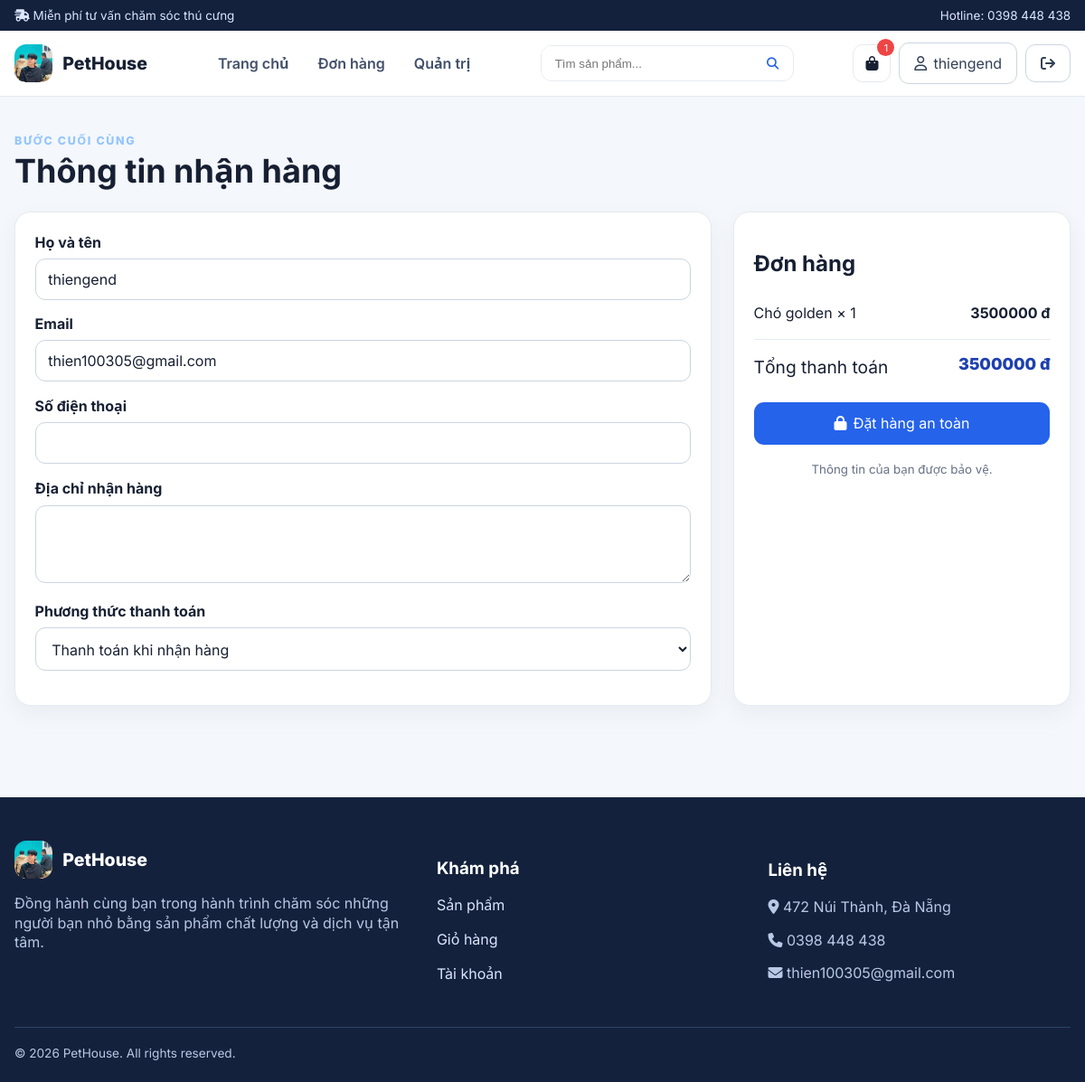
Page /checkout/cart/ (signed in) on the earlier database version.
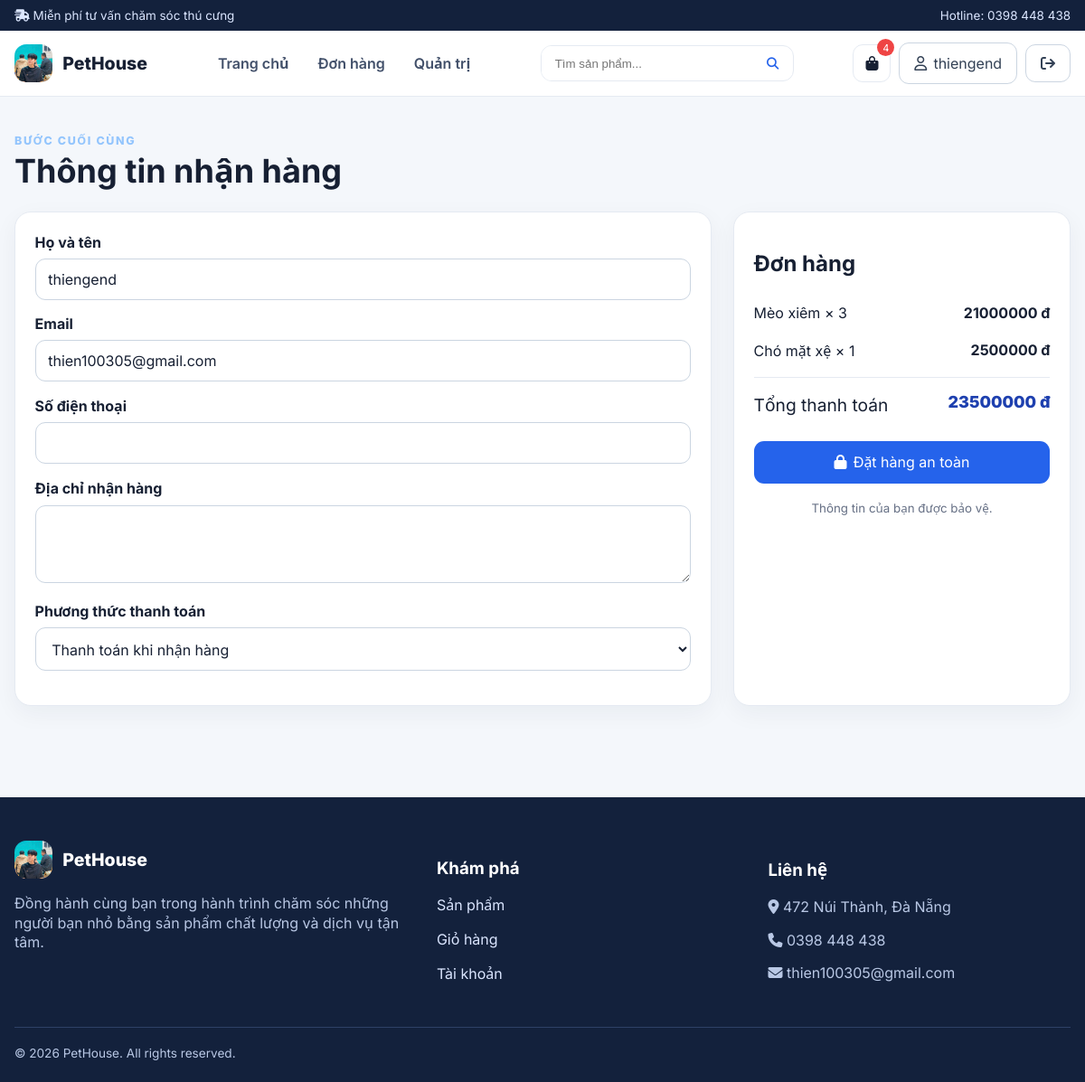
Same page on the later database version.
### accounts/models.py (models this page shows, shortened)
class CartItem(models.Model):
    cart = models.ForeignKey(Cart, on_delete=models.CASCADE, related_name="items")
    product = models.ForeignKey(Product, on_delete=models.CASCADE)
    quantity = models.PositiveIntegerField(default=1, validators=[MinValueValidator(1), MaxValueValidator(99)])
    created_at = models.DateTimeField(auto_now_add=True)
    updated_at = models.DateTimeField(auto_now=True)
    class Meta:
        constraints = [models.UniqueConstraint(fields=["cart", "product"], name="uq_cart_product")]
    @property
    def total_price(self):
        return self.product.price * self.quantity

class Product(models.Model):
    name = models.CharField(max_length=200, verbose_name="Tên sản phẩm")
    description = models.TextField(verbose_name="Mô tả")
    price = models.DecimalField(max_digits=12, decimal_places=0, validators=[MinValueValidator(0)], verbose_name="Giá")
    image = models.ImageField(upload_to="products/", verbose_name="Hình ảnh")
    category = models.ForeignKey(Category, on_delete=models.PROTECT, related_name="products", verbose_name="Danh mục")
    created_at = models.DateTimeField(auto_now_add=True, verbose_name="Ngày tạo")
    updated_at = models.DateTimeField(auto_now=True, verbose_name="Ngày cập nhật")
    is_active = models.BooleanField(default=True, verbose_name="Đang bán")
    class Meta:
        verbose_name = "Sản phẩm"
        verbose_name_plural = "Sản phẩm"
        ordering = ["-created_at"]

### accounts/views.py (the view)
# urls.py: path("checkout/cart/", views.checkout, name="checkout_cart"),
@login_required
def checkout(request, product_id=None):
    items = _checkout_items(request.user, product_id)
    if not items:
        messages.warning(request, "Giỏ hàng đang trống.")
        return redirect("cart")
    profile_obj, _ = UserProfile.objects.get_or_create(user=request.user)
    subtotal = sum((item["total_price"] if isinstance(item, dict) else item.total_price for item in items), Decimal("0"))
    initial = {
        "full_name": request.user.get_full_name() or request.user.username,
        "email": request.user.email, "phone": profile_obj.phone, "address": profile_obj.address,
        "payment_method": "cod", "product_id": product_id, "quantity": 1,
    }
    return render(request, "checkout.html", {"cart_items": items, "subtotal": subtotal, "total": subtotal, "form": CheckoutForm(initial=initial), "direct_product_id": product_id})

### accounts/forms.py
class CheckoutForm(forms.Form):
    full_name = forms.CharField(max_length=100, label="Họ và tên")
    email = forms.EmailField(label="Email")
    phone = forms.CharField(max_length=20, label="Số điện thoại")
    address = forms.CharField(widget=forms.Textarea(attrs={"rows": 3}), label="Địa chỉ nhận hàng")
    payment_method = forms.ChoiceField(choices=Order.PAYMENT_METHODS, label="Phương thức thanh toán")
    product_id = forms.IntegerField(required=False, widget=forms.HiddenInput)
    quantity = forms.IntegerField(required=False, min_value=1, max_value=99, initial=1, widget=forms.HiddenInput)

### accounts/context_processors.py (called while the page is built)
def store_context(request):
    cart_count = 0
    if request.user.is_authenticated:
        cart_count = CartItem.objects.filter(cart__user=request.user).aggregate(total=Sum("quantity"))["total"] or 0
    return {"cart_count": cart_count}

### accounts/views.py (called while the page is built)
def _checkout_items(user, product_id=None):
    if product_id:
        product = get_object_or_404(Product, id=product_id, is_active=True)
        return [{"product": product, "quantity": 1, "total_price": product.price}]
    cart_obj, _ = Cart.objects.get_or_create(user=user)
    return list(cart_obj.items.select_related("product"))

### ecommerce/templates/checkout.html
{% extends 'base.html' %}{% block title %}Thanh toán | PetHouse{% endblock %}{% block content %}<section class="section"><div class="container"><div class="section-heading"><div><span class="eyebrow">Bước cuối cùng</span><h1>Thông tin nhận hàng</h1></div></div><form method="post" action="{% url 'place_order' %}" class="two-col">{% csrf_token %}<div class="panel"><div class="form-group"><label for="id_full_name">Họ và tên</label>{{ form.full_name }}</div><div class="form-group"><label for="id_email">Email</label>{{ form.email }}</div><div class="form-group"><label for="id_phone">Số điện thoại</label>{{ form.phone }}</div><div class="form-group"><label for="id_address">Địa chỉ nhận hàng</label>{{ form.address }}</div><div class="form-group"><label for="id_payment_method">Phương thức thanh toán</label>{{ form.payment_method }}</div>{{ form.product_id }}{{ form.quantity }}</div><aside class="panel summary"><h2>Đơn hàng</h2>{% for item in cart_items %}<div class="summary-line"><span>{% if item.product %}{{ item.product.name }}{% else %}{{ item.product.name }}{% endif %} × {{ item.quantity }}</span><strong>{{ item.total_price|floatformat:0 }} đ</strong></div>{% endfor %}<div class="summary-line summary-total"><span>Tổng thanh toán</span><strong class="price">{{ total|floatformat:0 }} đ</strong></div><button class="btn btn-primary w-100 mt-2"><i class="fa-solid fa-lock"></i> Đặt hàng an toàn</button><p class="muted text-center"><small>Thông tin của bạn được bảo vệ.</small></p></aside></form></div></section>{% endblock %}

### ecommerce/templates/base.html (shortened to what this page needs)
{% load static %}
<!doctype html>
<html lang="vi">
<head>
  <link rel="stylesheet" href="https://cdnjs.cloudflare.com/ajax/libs/font-awesome/6.5.2/css/all.min.css">
  <link rel="stylesheet" href="{% static 'css/store.css' %}">
</head>
<body>
  <div class="topbar"><div class="container topbar-inner"><span><i class="fa-solid fa-truck-fast"></i> Miễn phí tư vấn chăm sóc thú cưng</span><span>Hotline: 0398 448 438</span></div></div>
  <header class="site-nav">
    <div class="container nav-inner">
      <a class="brand" href="{% url 'home' %}"><img class="brand-mark" src="{% static 'images/pic.jpg' %}" alt="PetHouse"><span>PetHouse</span></a>
      <nav class="nav-links" aria-label="Điều hướng chính">
        <a class="nav-link" href="{% url 'home' %}">Trang chủ</a>
        {% if user.is_authenticated %}<a class="nav-link" href="{% url 'profile' %}">Đơn hàng</a>{% endif %}
        {% if user.is_staff %}<a class="nav-link" href="{% url 'admin_dashboard' %}">Quản trị</a>{% endif %}
      </nav>
      <form class="search-form" action="{% url 'search' %}" method="get" role="search">
        <input name="q" value="{{ request.GET.q }}" placeholder="Tìm sản phẩm..." aria-label="Tìm sản phẩm">
        <button aria-label="Tìm kiếm"><i class="fa-solid fa-magnifying-glass"></i></button>
      </form>
      <div class="nav-actions">
        {% if user.is_authenticated %}
          <a class="btn icon-btn" href="{% url 'cart' %}" aria-label="Giỏ hàng"><i class="fa-solid fa-bag-shopping"></i><span class="cart-badge">{{ cart_count|default:0 }}</span></a>
          <a class="btn btn-outline account-link" href="{% url 'profile' %}"><i class="fa-regular fa-user"></i> {{ user.username }}</a>
          <form action="{% url 'logout' %}" method="post">{% csrf_token %}<button class="btn btn-outline" aria-label="Đăng xuất"><i class="fa-solid fa-arrow-right-from-bracket"></i></button></form>
        {% else %}
          <a class="btn btn-outline" href="{% url 'login' %}">Đăng nhập</a><a class="btn btn-primary account-link" href="{% url 'register' %}">Đăng ký</a>
        {% endif %}
      </div>
    </div>
  </header>
  <main class="site-main">
    {% block content %}{% endblock %}
  </main>
  <footer class="footer"><div class="container"><div class="footer-grid"><div><a class="brand" href="{% url 'home' %}" style="color:white"><img class="brand-mark" src="{% static 'images/pic.jpg' %}" alt="">PetHouse</a><p>Đồng hành cùng bạn trong hành trình chăm sóc những người bạn nhỏ bằng sản phẩm chất lượng và dịch vụ tận tâm.</p></div><div><h3>Khám phá</h3><p><a href="{% url 'home' %}">Sản phẩm</a></p><p><a href="{% url 'cart' %}">Giỏ hàng</a></p><p><a href="{% url 'profile' %}">Tài khoản</a></p></div><div><h3>Liên hệ</h3><p><i class="fa-solid fa-location-dot"></i> 472 Núi Thành, Đà Nẵng</p><p><i class="fa-solid fa-phone"></i> 0398 448 438</p><p><i class="fa-solid fa-envelope"></i> thien100305@gmail.com</p></div></div><div class="footer-bottom">© {% now "Y" %} PetHouse. All rights reserved.</div></div></footer>
</body>
</html>

Differences in the rows shown:
removed CartItem: product.name "Chó golden", quantity "1", total_price "3500000"
added CartItem: product.name "Mèo xiêm", quantity "3", total_price "21000000"
added CartItem: product.name "Chó mặt xệ", quantity "1", total_price "2500000"
Other differences:
{{ cart_count|default:0 }}: "1" → "4"
{{ total|floatformat:0 }}: "3500000" → "23500000"
